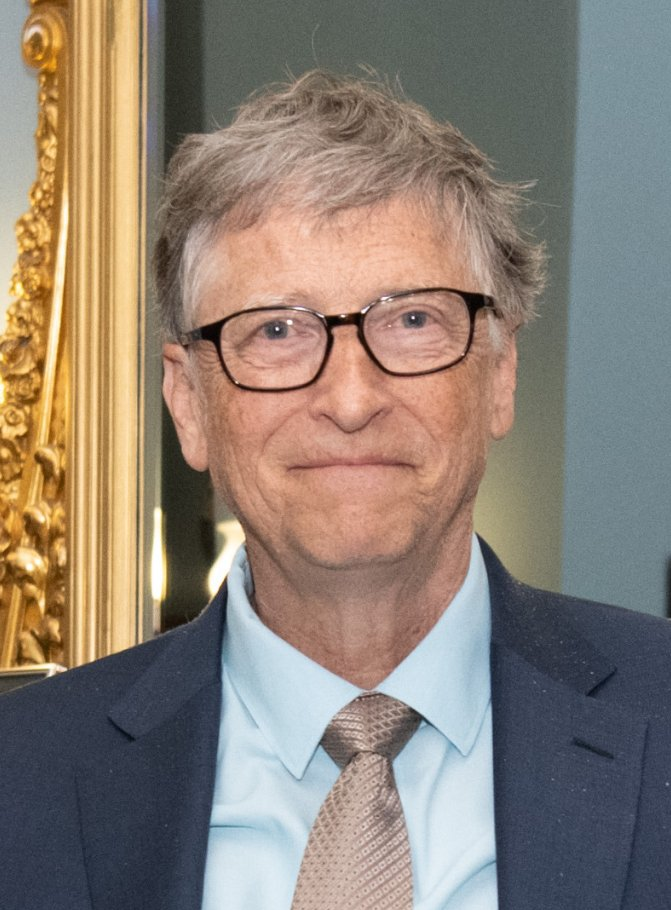
#> input picture Images/Bill-Gates.jpg, 671 x 910 px
$ python -i Active_contour.py   (imports and definitions only)   (older library calls are emulated)
#> lines starting #> are read from the running program, lines starting #| are printed output that depends on the picture
#> further down, picture is the input picture: shape (910, 671, 3); mean B, G, R 116.9, 128.1, 140.3
import sys
from typing import Counter
import numpy as np
import cv2
from PyQt5.QtWidgets import (QApplication, QMainWindow, QWidget, QLabel, QPushButton,
                             QSpinBox, QDoubleSpinBox, QFileDialog, QHBoxLayout, QVBoxLayout,
                             QPlainTextEdit)
from PyQt5.QtCore import Qt, QPoint
from PyQt5.QtGui import QImage, QPixmap, QPainter, QColor

class SnakeApp(QWidget):
    # [235 lines left out: functions __init__, create_widgets, create_layout, load_image, show_image, handle_mouse_click and 8 more, not called in this run]

# [17 lines of commented-out code are left out]

def compute_external_energy(img, w_line=1, w_edge=1, w_term=1):
#> called with w_line = 1, w_edge = 1, w_term = 1
    img = img.astype(np.float32) / 255.0  # Normalize

    # Compute gradients
    grad_x = cv2.Sobel(img, cv2.CV_64F, 1, 0, ksize=3)
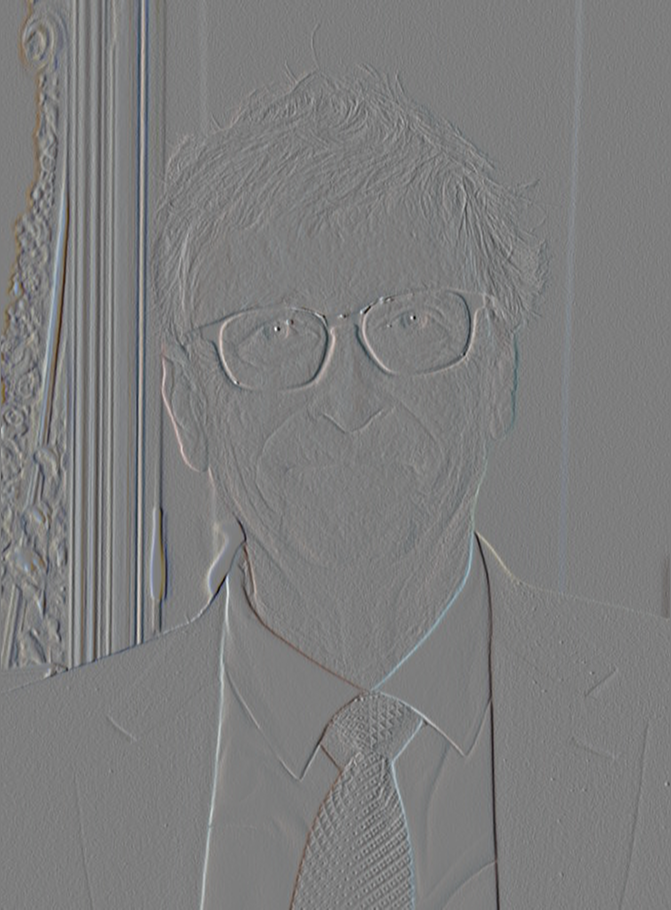
#> grad_x: shape (910, 671, 3) float64; mean of channels 0, 1, 2 0.000402, -0.00128, -0.00276; drawn with min black and max white
    grad_y = cv2.Sobel(img, cv2.CV_64F, 0, 1, ksize=3)
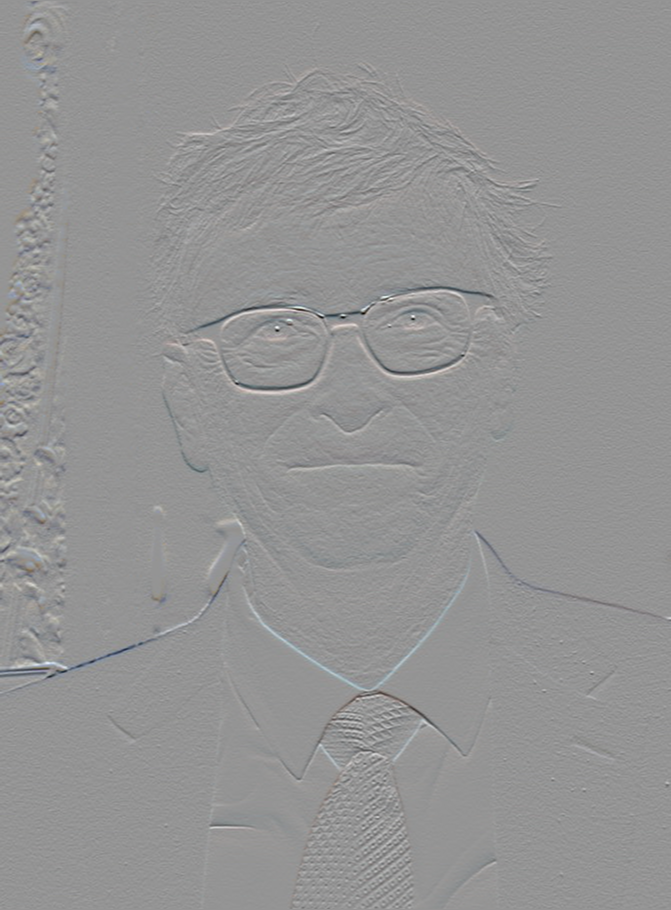
#> grad_y: shape (910, 671, 3) float64; mean of channels 0, 1, 2 0.00119, 0.000399, 0.000244; drawn with min black and max white
    edge_strength = grad_x**2 + grad_y**2  # Edge energy
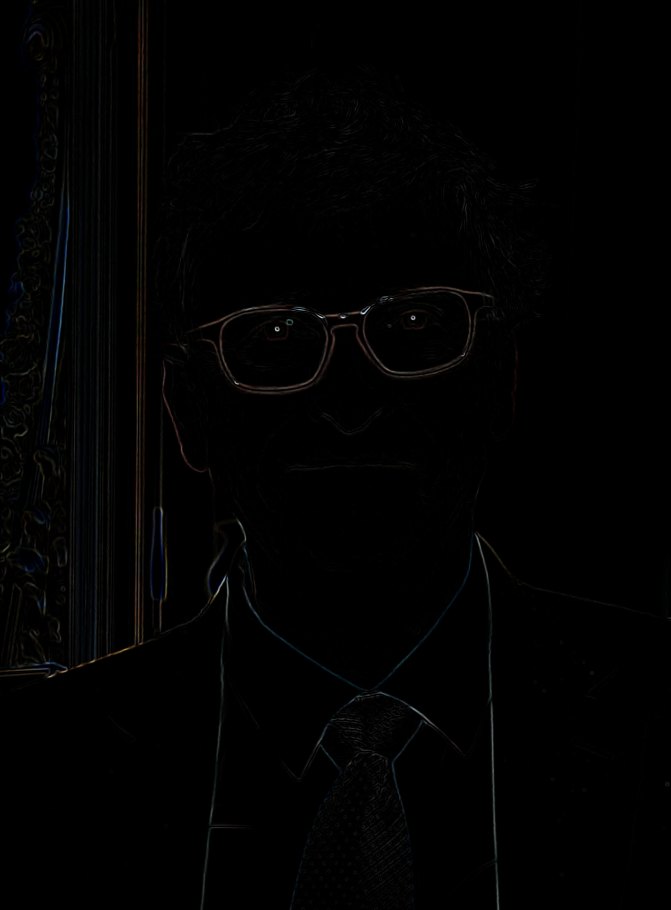
#> edge_strength: shape (910, 671, 3) float64; mean of channels 0, 1, 2 0.0792, 0.0808, 0.0828; drawn with min black and max white

    # Compute curvature energy
    grad_xx = cv2.Sobel(img, cv2.CV_64F, 2, 0, ksize=3)
    grad_yy = cv2.Sobel(img, cv2.CV_64F, 0, 2, ksize=3)
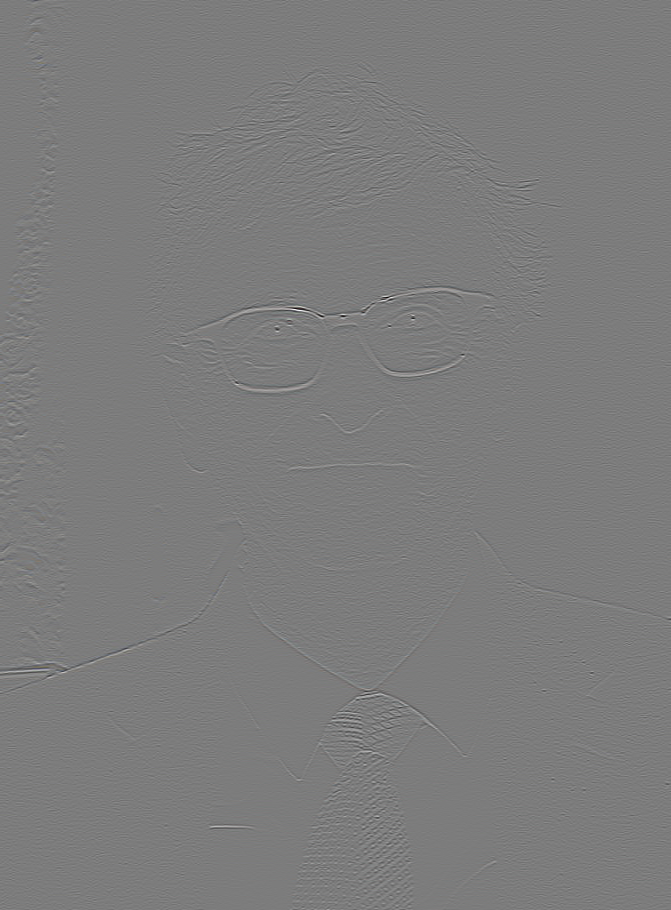
#> grad_yy: shape (910, 671, 3) float64; mean of channels 0, 1, 2 -5.01e-07, -1.25e-06, -1.37e-06; drawn with min black and max white
    termination = np.abs(grad_xx) + np.abs(grad_yy)  # Curvature energy
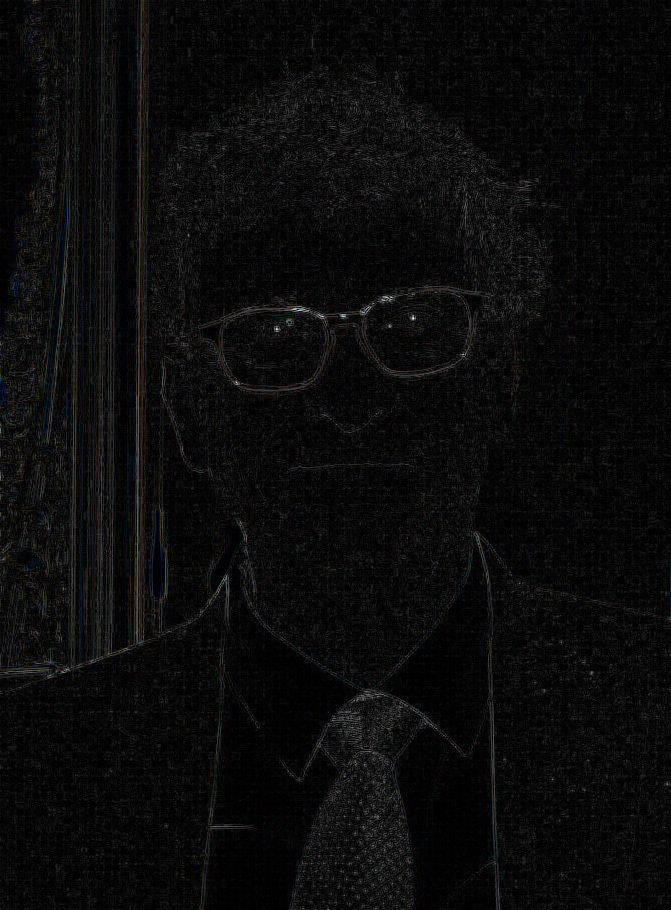
#> termination: shape (910, 671, 3) float64; mean of channels 0, 1, 2 0.14, 0.139, 0.14; drawn with min black and max white

    # Normalize energies to [0,1]
    edge_strength = (edge_strength - edge_strength.min()) / (edge_strength.max() - edge_strength.min())
    termination = (termination - termination.min()) / (termination.max() - termination.min())

    # Total external energy
    energy = w_line * img + w_edge * edge_strength + w_term * termination
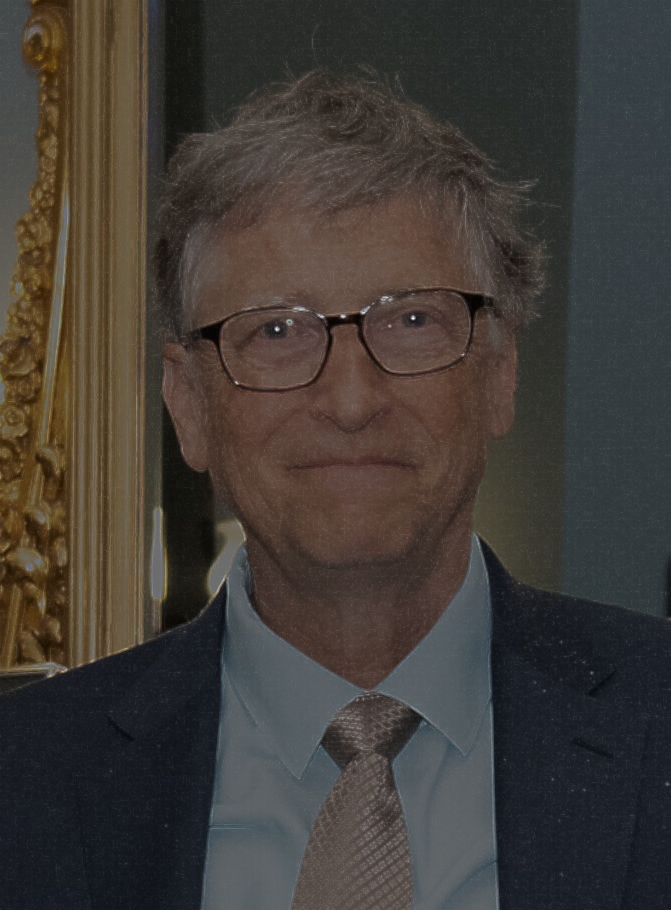
#> energy: shape (910, 671, 3) float64; mean of channels 0, 1, 2 0.513, 0.556, 0.605; drawn with min black and max white
    return -energy  # Keep negative sign to **attract** toward features
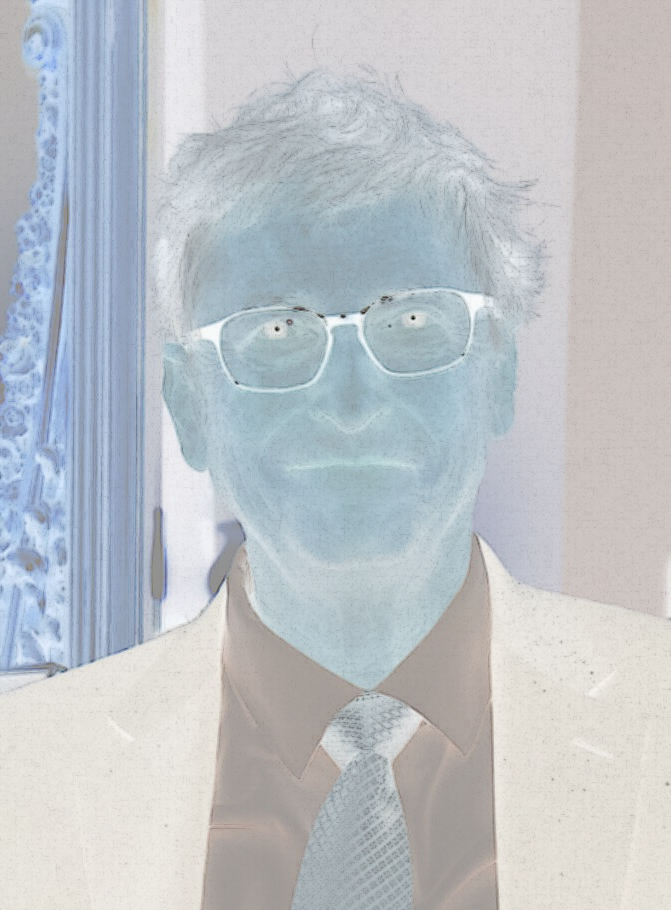
#> returned value: shape (910, 671, 3) float64; mean of channels 0, 1, 2 -0.513, -0.556, -0.605; drawn with min black and max white

# [21 lines of commented-out code are left out]

# [4 lines left out: function get_direction, not called in this run]

# [5 lines not run here, left out]

>>> import cv2
>>> picture = cv2.imread('Images/Bill-Gates.jpg')
>>> result = compute_external_energy(picture)
